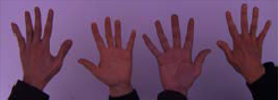
#> input picture vision_computadora_I/test_blue.png, 278 x 100 px, found by its file name
$ jupyter execute --allow-errors TP1_vision_computadora.ipynb   (shell and % lines are left out)
#> lines starting #> are read from the running program, lines starting #| are printed output that depends on the picture
[cell 1]
#Si queremos que las imágenes sean mostradas en una ventana emergente quitar el inline
#%matplotlib qt
# OpenCV-Python utiliza NumPy para el manejo de imágenes
import numpy as np # type: ignore
# cv2 es el módulo python para acceder a OpenCV
import cv2 as cv
# Usamos las poderosas herramientas de graficación de matplotlib para mostrar imágenes, perfiles, histogramas, etc
import matplotlib.pyplot as plt
import os

[cell 2]
# Cargar una imagen en modo monocromático (un canal)
img_color = cv.imread('Material_TPs/TP1/white_patch/test_blue.png')
#> img_color is the input picture: shape (100, 278, 3); mean B, G, R 100.7, 69.5, 103
plt.imshow(img_color)
plt.show()

[cell 3]
def white_patch(img):
    # Convertir imagen a float32 para evitar saturación
    img_float = img.astype(np.float32)

    # Separar los canales
    max_vals = np.max(img_float, axis=(0, 1))  # máximo por canal
    scale = 255.0 / max_vals
    print(max_vals,scale)

    # Escalar cada canal por su máximo
    balanced = img_float * scale

    # Clipping para evitar valores mayores a 255
    balanced = np.clip(balanced, 0, 255).astype(np.uint8)

    # Mostrar resultados
    plt.figure(figsize=(10, 5))
    plt.subplot(1, 2, 1)
    plt.imshow(img)
    plt.title("Original")
    plt.axis('off')

    plt.subplot(1, 2, 2)
    plt.imshow(balanced)
    plt.title("White Patch")
    plt.axis('off')

    plt.tight_layout()
    plt.show()

    return balanced

[cell 4]
carpeta='Material_TPs/TP1/white_patch/'
#> (the rest of this cell did not finish here and is left out)

Notamos en los casos de wp_blue y wp_green2 que el algoritmo no genera un impacto significativo en el contraste y el cambio de escala de los pixeles de la imagen. Esto se debe a que los valores de los pixeles en los tres canales tienden a valores cercanos a 255 y cercanos entre ellos, lo cual genera un valor de normalización cercano a 1 y genera como resultado una imagen de iluminación muy similar.

[cell 5]
# Cargar una imagen en modo monocromático (un canal)
img_tp_1 = cv.imread('Material_TPs/TP1/img1_tp.png', cv.IMREAD_GRAYSCALE)
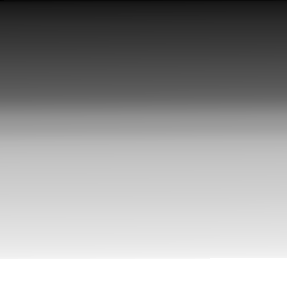
#> input picture vision_computadora_I/img1_tp.png, 287 x 288 px, found by its file name
#> img_tp_1 is the input picture: shape (288, 287); min 2, max 255, mean 154.8
img_tp_2 = cv.imread('Material_TPs/TP1/img2_tp.png', cv.IMREAD_GRAYSCALE)
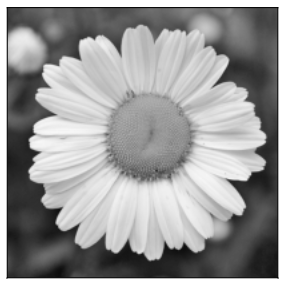
#> input picture vision_computadora_I/img2_tp.png, 287 x 288 px, found by its file name
#> img_tp_2 is the input picture: shape (288, 287); min 2, max 255, mean 154.8

# Dimensión de la imagen
print(img_tp_1)
#> (printed output is left out)
print(img_tp_2)
#> (printed output is left out)

plt.figure()
plt.imshow(img_tp_1,cmap='gray')
plt.show()

plt.figure()
plt.imshow(img_tp_2,cmap='gray')
plt.show()

[cell 6]
# Nueva figura
fig = plt.figure(figsize=(15, 9))

# Imagen original
ax1=plt.subplot(221)
ax1.imshow(img_tp_2, cmap='gray', vmin=0, vmax=255)
ax1.set_title('Original')

hist1,bins1 = np.histogram(img_tp_2.ravel(),255,[0,256])
#> hist1 = 255 values, max 8400 at index 254, min 0 at index 0, mean 324.1; bins1 = 256 values from 0 to 256
ax3=plt.subplot(222)
ax3.plot(hist1)

# Imagen original
ax2=plt.subplot(223)
ax2.imshow(img_tp_1, cmap='gray', vmin=0, vmax=255)
ax2.set_title('Original')

hist2,bins2 = np.histogram(img_tp_1.ravel(),255,[0,256])
#> hist2 has the same summary as hist1; bins2 = 256 values from 0 to 256
ax4=plt.subplot(224)
ax4.plot(hist2)

plt.show()
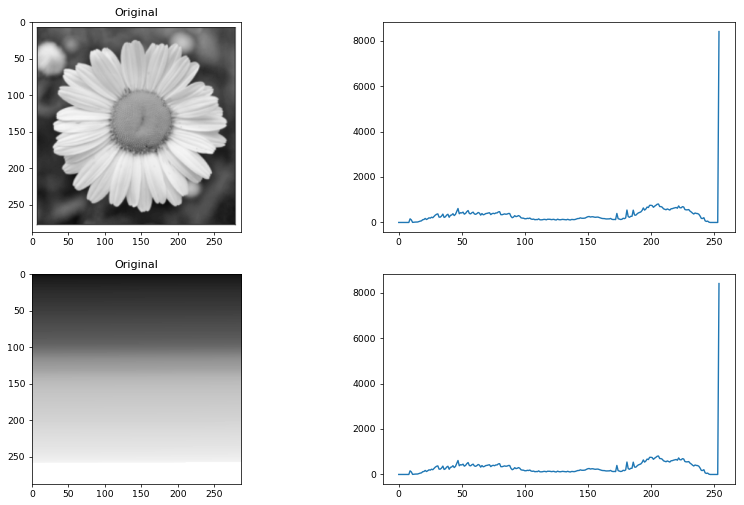
#> figure drawn by matplotlib, 4 panels; panel 2: curve peaks at x = 254, y = 8400; panel 4: curve peaks at x = 254, y = 8400
